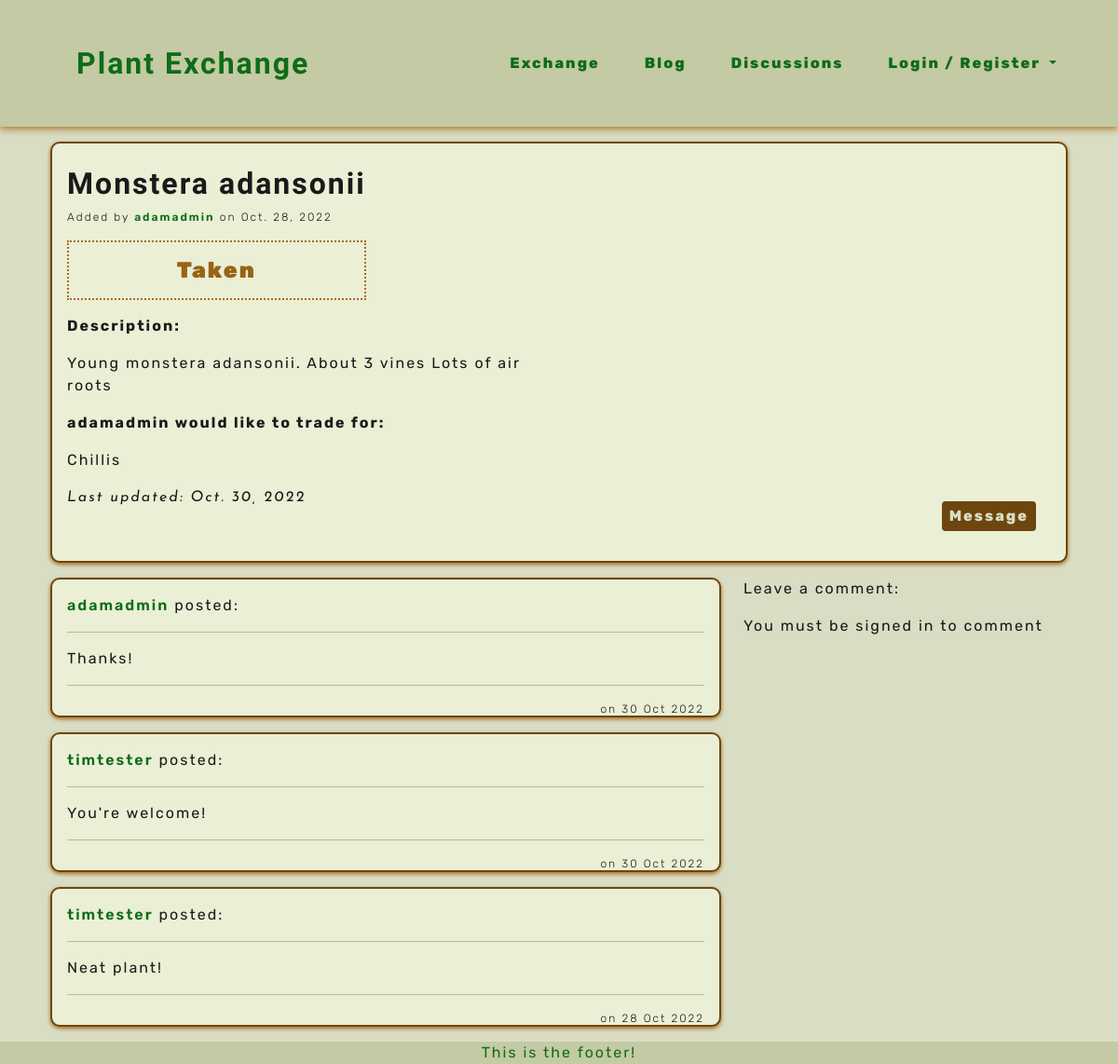
/1/, run on the app's committed database.
### plants/models.py (models this page shows, shortened)
class Plant(models.Model):
    title = models.CharField(max_length=40)
    owner = models.ForeignKey(User, on_delete=models.CASCADE, related_name='owner')
    category = models.ForeignKey(Category, on_delete=models.SET_DEFAULT, default='none')
    description = models.TextField()
    image = CloudinaryField('image', null=True, blank=True, default='placeholder')
    will_trade_for = models.CharField(max_length=140, null=True, blank=True)
    added_on = models.DateField(auto_now_add=True)
    updated_on = models.DateField(auto_now=True)
    status = models.IntegerField(choices=STATUS, default=0)
    class Meta:
        ordering = ['-added_on',]
        get_latest_by = ['added_on']

class Comment(models.Model):
    ad = models.ForeignKey(Plant, on_delete=models.CASCADE, related_name='comments')
    name = models.ForeignKey(User, on_delete=models.CASCADE)
    body = models.TextField()
    added_on = models.DateField(auto_now_add=True)
    class Meta:
        ordering = ['-added_on']

### plants/views.py (the view, shortened to what this page needs)
# urls.py: path('<int:plant_id>/', views.PlantDetail.as_view(), name='plant_detail'),
class PlantDetail(View):
    def get(self, request, plant_id, *args, **kwargs):
        plant = get_object_or_404(Plant, id=plant_id)
        comments = plant.comments.all()
        template_name = 'plants/plant_detail.html'
        context = {
            'plant': plant,
            'comments': comments,
            'comment_form': CommentForm(),
        }
        return render(request, template_name, context)

### profiles/contexts.py (called while the page is built)
def inbox_messages(request):
    messages = Message.objects.filter(receiver=request.user.id).filter(read=False).count()
    context = {
        'inbox_messages': messages,
    }
    return context

### plants/templates/plants/plant_detail.html (shortened to what this page needs)
{% extends 'base.html' %}
{% load crispy_forms_tags %}
{% load static %}
{% load cloudinary %}
{% block content %}
<section class="container-fluid">
    <div class="col-12">
        <div class="plant-card">
            <div class="d-flex justify-content-between">
                <div>
                    <h2 class="headings headings-big">{{ plant.title }}</h2>
                    <p class="little">Added by <a class="plnt-links" href="{% url 'profiles:profile' user_id=plant.owner.id %}">{{ plant.owner }}</a> on {{ plant.added_on }}</p>
                    {% if plant.status == 0 %}
                    <p class="status available text-center">Available</p>
                    {% else %}
                    <p class="status taken text-center">Taken</p>
                    {% endif %}
                </div>
            </div>
            <div class="row">
                <div class="col-sm-6 d-flex flex-column justify-content-evenly">
                    <div>
                        <p><strong>Description:</strong></p>
                        <p>{{ plant.description }}</p>
                    </div>
                    <div>
                        <p><strong>{{ plant.owner }} would like to trade for:</strong></p>
                        <p>{{ plant.will_trade_for }}</p>
                    </div>
                </div>
                <div class="col-sm-6 d-flex flex-column align-items-center">
                </div>
            </div>
            <div class="d-flex justify-content-between">
                <p class="edited">Last updated: {{ plant.updated_on }}</p>
                <a class="plnt-btn" href="{% url 'profiles:new_message' plant_id=plant.id %}">Message {{ profile.owner }}</a>
            </div>
        </div>
    </div>
    <div class="col-12">
        <div class="row">
            <div class="col-sm-8">
                {% for comment in comments %}
                <div class="plant-card">
                    <p><a class="plnt-links" href="{% url 'profiles:profile' user_id=comment.name.id %}">{{ comment.name }}</a> posted:</p>
                    <hr>
                    <p>{{ comment.body|linebreaks }}</p>
                    <hr>
                    <p class="little float-end">on {{ comment.added_on|date:'d M Y' }}</p>
                </div>
                {% endfor %}
            </div>
            <div class="col-sm-4">
                <p>Leave a comment:</p>
                {% if user.is_authenticated %}
                <form method="POST">
                    {% csrf_token %}
                    <div class="form-col">
                        <div class="form-group col-sm-10 mx-auto mb-0">
                            {{ comment_form.body }}
                        </div>
                    </div>
                    <p class="little text-center">Posting as {{ user.username }}</p>
                    <button class="plnt-btn float-end" type="submit">Post</button>
                </form>
                {% else %}
                <p>You must be signed in to comment</p>
                {% endif %}
            </div>
        </div>
    </div>
</section>
{% endblock content %}

### static/css/style.css (style rules this page uses)
:root { --site-black: #191a19; --site-white: #d8ddc4; --site-whiter: #eaefd5; --site-beige: #c3caa4; --site-dark-brown: #6c460e; --site-med-brown: #996314; --site-light-brown: #aa6c1f; --site-dark-green: #0e6c17; --site-med-green: #469c36; --site-light-green: #5dc64d; }
html { height: 100%; }
body { font-family: "Rubik", sans-serif; color: var(--site-black); font-size: 1rem; letter-spacing: 2px; background-color: var(--site-white); }
.headings { font-family: 'Zen Antique Soft', serif; font-weight: 800; margin: 0.25em 0; }
.headings-big { font-size: 2em; }
.little { font-weight: 300; font-size: 0.75em; }
.edited { font-family: 'Josefin Sans', sans-serif; font-style: italic; font-size: 1em; }
.status { padding: 0.5em 0; font-weight: 900; font-size: 1.5em; }
.taken { color: var(--site-med-brown); border: 2px dotted var(--site-light-brown); }
a { text-decoration: none; }
.plnt-links { cursor: pointer; font-weight: 600; color: var(--site-dark-green); border: none; }
.plnt-btn { cursor: pointer; display: inline-block; padding: 0.25rem 0.5rem; color: var(--site-white); background-color: var(--site-dark-brown); font-weight: 800; margin: 1em; border-radius: 4px; transition: color .4s linear, box-shadow .6s linear; }
.plant-card { padding: 1em; margin-bottom: 1em; border: 2px solid var(--site-dark-brown); border-radius: 10px; background-color: var(--site-whiter); box-shadow: 0 2px 4px 0 var(--site-light-brown); overflow-wrap: break-word; }

### data on the page
Plant: title "Monstera adansonii", owner "adamadmin", added_on "Oct. 28, 2022", description "Young monstera adansonii. About 3 vines Lots of air roots", will_trade_for "Chillis", updated_on "Oct. 30, 2022"
Comment: name "adamadmin", body "Thanks!", added_on "30 Oct 2022"
Comment: name "timtester", body "You're welcome!", added_on "30 Oct 2022"
Comment: name "timtester", body "Neat plant!", added_on "28 Oct 2022"
